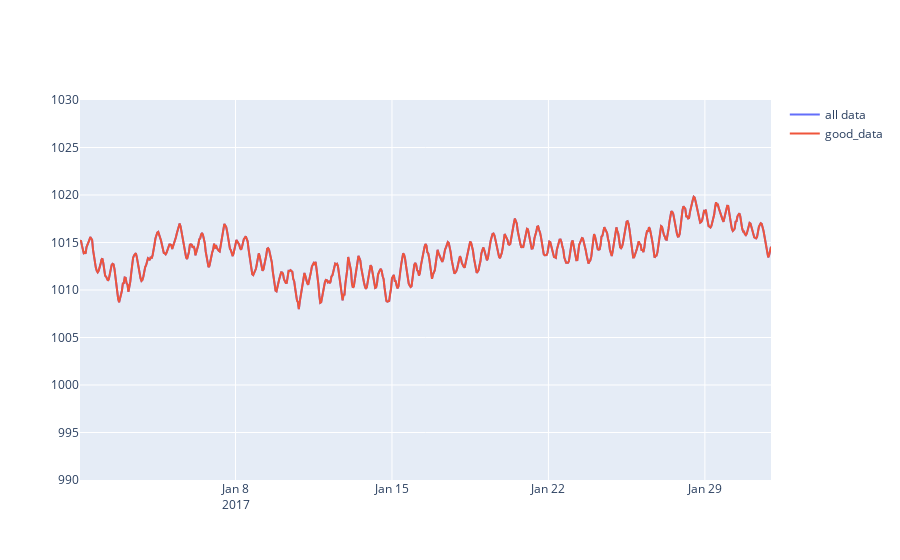

The cell this chart's notebook holds for it:
### Code cell
qc.plot_comparison(parameter='pres',
                   ylim=[990,1030],
                   start_date='2017-01-01',
                   end_date='2017-02-01',
                   plot_type='plotly')

### Figure 1 — Plotly figure (JSON) as saved in the notebook; plotly's stock layout.template omitted (floating-point values rounded to 4 significant figures; data arrays with more than 128 entries replaced by an {"elided": "..."} marker saying what was removed)
{"data": [{"mode": "lines", "name": "all data", "type": "scatter", "x": {"elided": "743 str values"}, "y": {"elided": "743 float values"}}, {"mode": "lines", "name": "good_data", "type": "scatter", "x": {"elided": "743 str values"}, "y": {"elided": "743 float values"}}, {"mode": "lines", "name": "bad_data", "type": "scatter", "x": [], "y": []}], "layout": {"yaxis": {"range": [990, 1030]}}}
